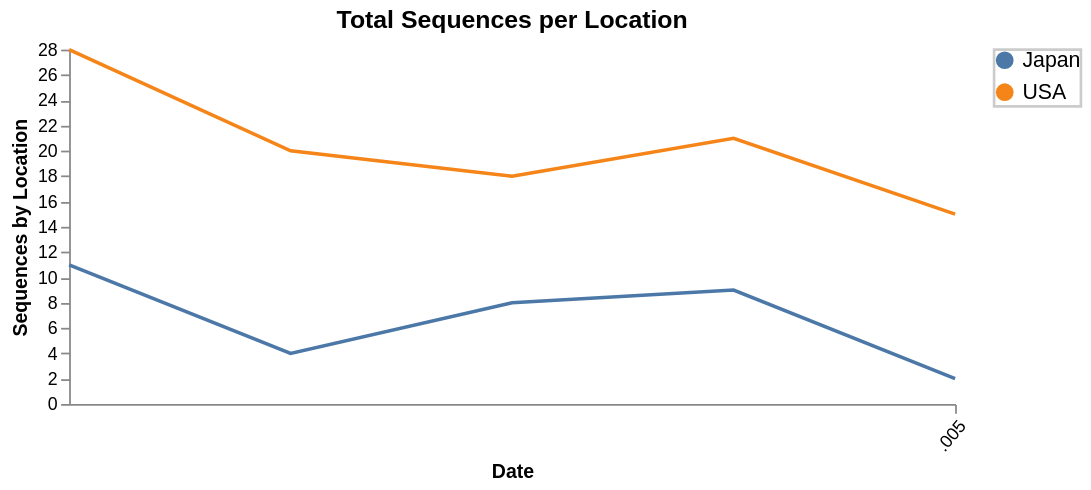

The specification (Vega-Lite) saved for this image:
### Vega specification from a JSON file in a GitHub repository (floating-point values rounded to 4 significant figures)
{"$schema": "https://vega.github.io/schema/vega/v5.json", "description": "A basic line chart example.", "width": 500, "height": 200, "padding": 5, "title": {"text": "Total Sequences per Location", "anchor": "middle", "fontSize": 14, "frame": "group", "offset": 4}, "signals": [{"name": "hov", "value": null, "on": [{"events": "line:mouseover", "update": "datum.c"}, {"events": "line:mouseout", "update": "null"}]}], "data": [{"name": "line_data", "values": [{"c": "USA", "x": 1, "y": "28"}, {"c": "USA", "x": 2, "y": "20"}, {"c": "USA", "x": 3, "y": "18"}, {"c": "USA", "x": 4, "y": "21"}, {"c": "USA", "x": 5, "y": "15"}, {"c": "Japan", "x": 1, "y": "11"}, {"c": "Japan", "x": 2, "y": "4"}, {"c": "Japan", "x": 3, "y": "8"}, {"c": "Japan", "x": 4, "y": "9"}, {"c": "Japan", "x": 5, "y": "2"}], "transform": [{"type": "collect", "sort": {"field": "c"}}]}], "scales": [{"name": "x", "type": "time", "range": "width", "domain": {"data": "line_data", "field": "x"}}, {"name": "y", "type": "linear", "range": "height", "nice": true, "zero": true, "domain": {"data": "line_data", "field": "y"}}, {"name": "color", "type": "ordinal", "range": "category", "domain": {"data": "line_data", "field": "c"}}], "axes": [{"orient": "bottom", "scale": "x", "title": "Date", "encode": {"labels": {"update": {"angle": {"value": -50}, "fontSize": {"value": 10}, "align": {"value": "right"}}}}}, {"orient": "left", "scale": "y", "title": "Sequences by Location"}], "marks": [{"type": "group", "from": {"facet": {"name": "series", "data": "line_data", "groupby": "c"}}, "marks": [{"type": "line", "from": {"data": "series"}, "encode": {"enter": {"x": {"scale": "x", "field": "x"}, "y": {"scale": "y", "field": "y"}, "stroke": {"scale": "color", "field": "c"}, "strokeWidth": {"value": 2}, "tooltip": {"signal": "{title: timeFormat(datum.x, '%b %d'),'Location': datum.c, 'Sequences Per Location': datum.y}"}}, "update": {"opacity": [{"test": "datum.c == hov || hov == null", "value": 1}, {"value": 0.5}]}}}]}], "legends": [{"fill": "color", "encode": {"title": {"update": {"fontSize": {"value": 14}}}, "labels": {"interactive": true, "update": {"fontSize": {"value": 12}, "fill": {"value": "black"}}}, "symbols": {"update": {"stroke": {"value": "transparent"}}}, "legend": {"update": {"stroke": {"value": "#ccc"}, "strokeWidth": {"value": 1.5}}}}}]}
